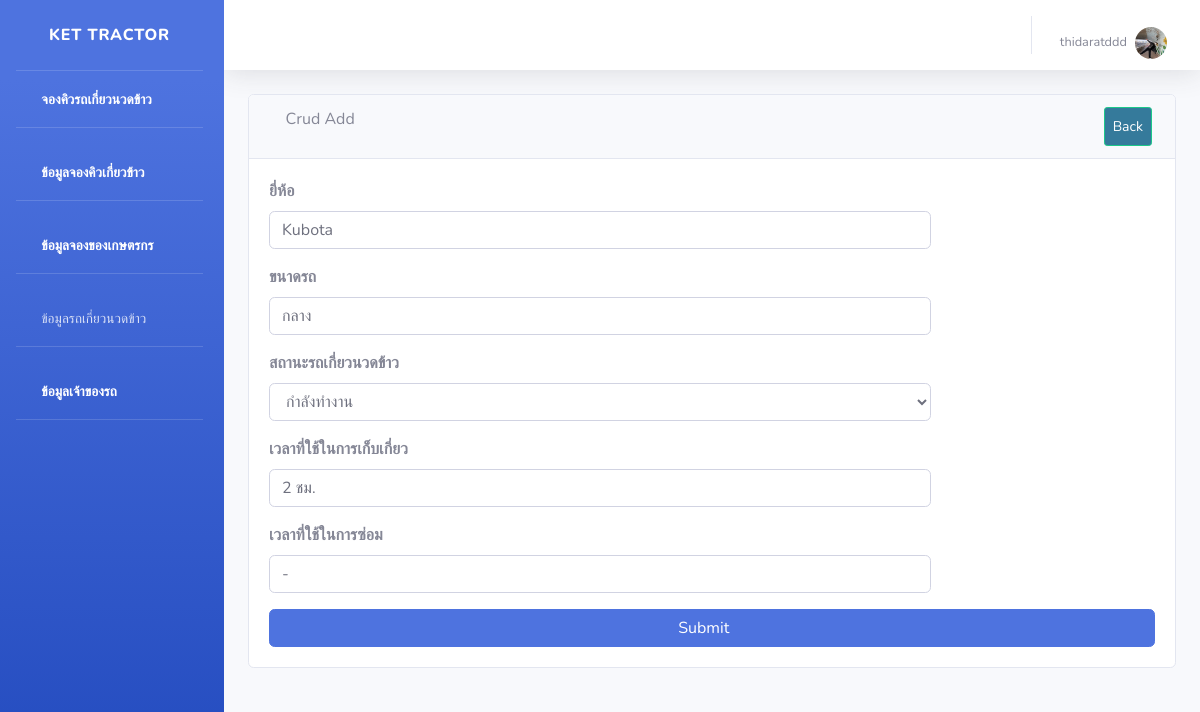
/editShowaddTractor/1/ (signed in), run on the app's committed database.
### api/models.py (models this page shows, shortened)
class Farmer(AbstractUser):
    id = models.AutoField(primary_key=True)
    farmer_name = models.CharField(max_length=1000, verbose_name = 'ชื่อ-สกุล')
    image = models.ImageField(upload_to='images/farmer',verbose_name = 'รูปโปรไฟล์')
    address = models.CharField(max_length=1000, verbose_name = 'ที่อยู่')
    phone = models.CharField(max_length=1000, verbose_name = 'เบอร์โทรศัพท์')
    email = models.CharField(max_length=1000)
    password = models.CharField(max_length=1000)
    class Meta:
        verbose_name = 'เกษตรกร'

class AddTractor(models.Model):
    tractor_name = models.CharField(max_length=1000)
    tractor_detail = models.CharField(max_length=1000)
    tractor_timeHarvers = models.CharField(max_length=1000)
    tractor_timeRepair = models.CharField(max_length=1000)
    tractor_status = models.ForeignKey(Tractor_status, on_delete=models.CASCADE, null=True, default=1 )
    class Meta:
        verbose_name = 'เพิ่มข้อมูลรถเกี่ยวนวดข้าว'

### api/views.py (the view)
# urls.py: path('editShowaddTractor/<int:id>/',views.editShowaddTractor),
def editShowaddTractor(request, id=0):
    addTractor = AddTractor.objects.get(pk=id)
    tractor_status = Tractor_status.objects.all()
    if request.method == 'POST':
        form = TractorForm(request.POST, request.FILES, instance=addTractor)
        if form.is_valid():
            form.save()
        else:
            print("==== form.errors ====")
            print(form.errors)
    else:
        form = TractorForm(addTractor)
    return render(request, 'api/editShowaddTractor.html' ,{
        'form': form,
        'addTractor': addTractor,
        'tractor_status': tractor_status,
    })

### api/form.py
class TractorForm(forms.ModelForm):
    class Meta:
        model = AddTractor
        fields = '__all__'

### api/templates/api/editShowaddTractor.html (shortened to what this page needs)
{% extends 'api/base.html' %}
{% block content %}
<div id="content-wrapper">
  <div class="container-fluid">
      <div class="card mb-3">
          <div class="card-header">
              <i class="fas fa-table"></i>
              Crud Add
              <a  class="btn btn-sm btn-success" href="/showaddTractor" style="padding: 8px; float: right; background-color: rgb(53, 122, 155); color: white;">Back</a>
          </div>
          <div class="card-body">
            <form class="form-horizontal" action="/editShowaddTractor/{{ addTractor.id }}/" method="POST"  enctype="multipart/form-data">
              <div class="form-group">
                  <div class="form-row">
                      <div class="col-md-9">
                          <div class="form-label-group">
                            <label for="tractor_name"><b>ยี่ห้อ</b></label>
                            <input type="text" class="form-control" name="tractor_name" value="{{ addTractor.tractor_name }}"  required>
                          </div>
                      </div>
                  </div>
              </div>
              <div class="form-group">
                  <div class="form-row">
                      <div class="col-md-9">
                          <div class="form-label-group">
                            <label for="tractor_detail"><b>ขนาดรถ</b></label>
                            <input type="text" class="form-control" name="tractor_detail" value="{{ addTractor.tractor_detail }}"  required>
                          </div>
                      </div>
                  </div>
              </div>
               <div class="form-group">
          <div class="form-row">
              <div class="col-md-9">
                  <div class="form-label-group">
                    <label for="exampleSelect1"><b>สถานะรถเกี่ยวนวดข้าว</b></label>
                    <select class="form-control" id="Select" name="tractor_status" required>
                      {% for c in tractor_status %}
                      {% if c == addTractor.tractor_status %}
                      <option value="{{c.id}}" selected>{{ c.tractor_status }}</option>
                      {% else %}
                      <option value="{{c.id}}">{{ c.tractor_status }}</option>
                      {% endif %}
                      {% endfor %}
                    </select>
                  </div>
              </div>
          </div>
      </div>
              <div class="form-group">
                  <div class="form-row">
                      <div class="col-md-9">
                          <div class="form-label-group">
                            <label for="tractor_timeHarvers"><b>เวลาที่ใช้ในการเก็บเกี่ยว</b></label>
                            <input type="text" class="form-control"  name="tractor_timeHarvers" value="{{ addTractor.tractor_timeHarvers }}" required>
                          </div>
                      </div>
                  </div>
              </div>
           <div class="form-group">
                  <div class="form-row">
                      <div class="col-md-9">
                          <div class="form-label-group">
                            <label for="tractor_timeRepair"><b>เวลาที่ใช้ในการซ่อม</b></label>
                            <input type="text" class="form-control"  name="tractor_timeRepair" value="{{ addTractor.tractor_timeRepair }}" required>
                          </div>
                      </div>
                  </div>
              </div>
            <button class="btn btn-primary btn-block" type="submit" >Submit &nbsp;&nbsp;&nbsp;</button>
          </form>
          </div>
      </div>
  </div>
</div>
{% endblock %}

### api/templates/api/base.html (shortened to what this page needs)
<!DOCTYPE html>
{% load static %}
<html lang="en">
<head>
    <link rel="stylesheet" type="text/css" href="{% static 'api/css/styles.css' %}">
    <link href="{% static 'api/vendor/fontawesome-free/css/all.min.css'%}" rel="stylesheet" type="text/css">
    <link href="{% static 'api/css/sb-admin-2.min.css'%}" rel="stylesheet">
</head>
<body id="page-top">
    <div id="wrapper">
        <ul class="navbar-nav bg-gradient-primary sidebar sidebar-dark accordion" id="accordionSidebar">
            <a class="sidebar-brand d-flex align-items-center justify-content-center" href="/index">
                <div class="sidebar-brand-text mx-3">Ket Tractor</div>
            </a>
            <hr class="sidebar-divider my-0">
            <li class="nav-item active">
                <a class="nav-link" href="/addWork">
                    <i class="fas fa-fw fa-tachometer-alt"></i>
                    <span>จองคิวรถเกี่ยวนวดข้าว</span></a>
            </li>
 {% if user.is_authenticated %}
             <hr class="sidebar-divider">
             <li class="nav-item active">
                <a class="nav-link" href="/showWork">
                    <i class="fas fa-fw fa-tachometer-alt"></i>
                    <span>ข้อมูลจองคิวเกี่ยวข้าว</span></a>
            </li>
            {% endif %}
            {% if request.user.is_superuser %}
                 <hr class="sidebar-divider">
             <li class="nav-item active">
                <a class="nav-link" href="/farmerWork">
                    <i class="fas fa-fw fa-tachometer-alt"></i>
                    <span>ข้อมูลจองของเกษตรกร</span></a>
            </li>
            {% endif %}
           <hr class="sidebar-divider">
             <li class="nav-item">
                <a class="nav-link collapsed" href="#" data-toggle="collapse" data-target="#collapseTwo"
                    aria-expanded="true" aria-controls="collapseTwo">
                    <i class="fas fa-fw fa-cog"></i>
                    <span>ข้อมูลรถเกี่ยวนวดข้าว</span>
                </a>
             <li class="nav-item active">
             <hr class="sidebar-divider">
                <a class="nav-link" href="/profileAdmin">
                    <i class="fas fa-fw fa-tachometer-alt"></i>
                    <span>ข้อมูลเจ้าของรถ</span></a>
            </li>
            <hr class="sidebar-divider">
        </ul>
        <div id="content-wrapper" class="d-flex flex-column">
            <div id="content">
                <nav class="navbar navbar-expand navbar-light bg-white topbar mb-4 static-top shadow">
                    <ul class="navbar-nav ml-auto">
                        <li class="nav-item dropdown no-arrow">
                     {% if user.is_authenticated %}
                <a href="#" class="nav-link dropdown-toggle" data-toggle="dropdown" role="button" aria-haspopup="true"
                aria-expanded="false">
               <span class="mr-2 d-none d-lg-inline text-gray-600 small">{{user.farmer_name}}  </span>
                <img class="img-profile rounded-circle"
                src="{{user.image.url}} " >
            </a>
                        </li>
                    </ul>
                     {% else %}
                  <li class="nav-item"><a class="nav-link" href="/login">เข้าสู่ระบบ</a></li>
                  <li class="nav-item"><a class="nav-link" href="/register">สมัครสมาชิก</a></li>
                </ul>
			   	</li>
                   {% endif %}
                </nav>
                {% block content %}
                {% endblock %}
        </div>
    </div>
</body>
</html>

### api/static/api/css/styles.css (style rules this page uses)
body { font-family: "ptsans", "Lato", "Helvetica Neue", Helvetica, Arial, sans-serif; }
.btn { outline: none; color: black; background-color: transparent; box-shadow: 0 0 0 0; margin-right: 3px; }
ul { height: 100%; padding: 0px 5px 0px 20px; }
a { color: #17a2b8; }

### data on the page
Farmer: farmer_name "thidaratddd", image (picture)
AddTractor: tractor_name "Kubota", tractor_detail "กลาง", tractor_timeHarvers "2 ชม.", tractor_timeRepair "-"

### other printed values
form field tractor_status "กำลังทำงาน"
